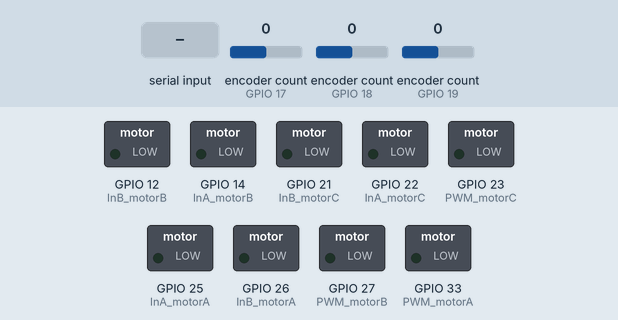
A sketch run on a simulated ESP32. On the bench: switched loads named in the sketch (green lamp = pin HIGH). Inputs (shaded band) come from the test bench; at power-on: encoder count (sensors on GPIO 17, GPIO 18, GPIO 19) 0. What the sketch prints to the serial monitor is not drawn.

Above: at 1.8 s.
1.9 s: "90,45,200\n" received over Serial
At 2.05 s:
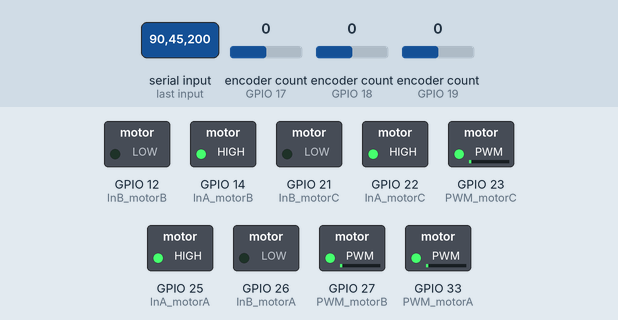
At 3.55 s:
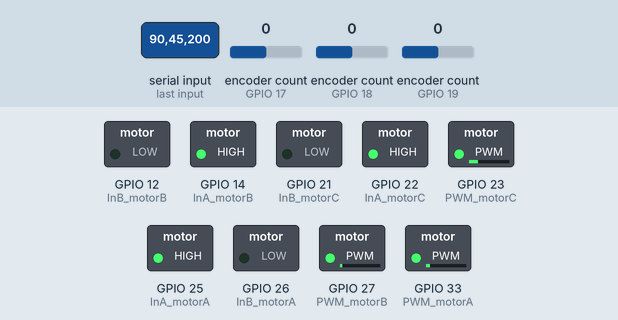
4.9 s: "30,150,10\n" received over Serial
At 7.52 s:
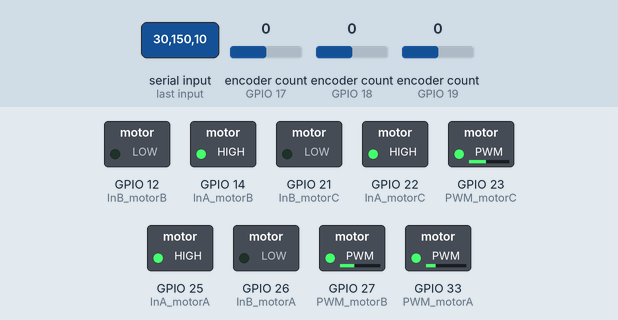
7.9 s: "5\n" received over Serial
At 9.45 s:
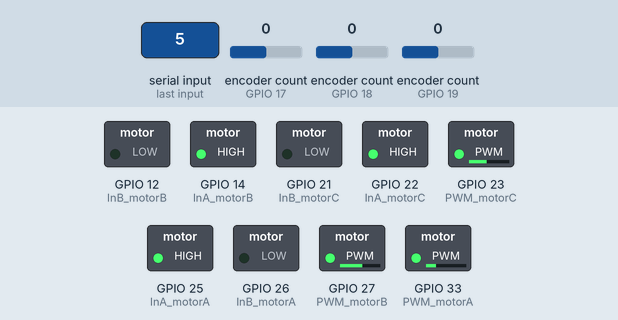
10.9 s: encoder count (sensor on GPIO 17) set to 1
13.9 s: "200\n" received over Serial
16.9 s: "30,150\n" received over Serial
Timing chart, 0 to 22.8 s (numbered marks = the images above; inputs shaded):
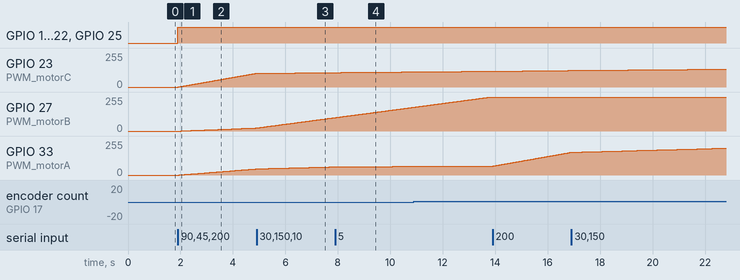

The sketch:

esp32.ino
```cpp
/*
  Omni-carver

  Motor's driver board: Smile Robotics EVO24X50
*/

#include <ESP32Encoder.h>
#include "pid.h"
#include "joints_state.h"

//motorA
const int outputA_A = 16;
const int outputB_A = 17;

const int InA_motorA = 25;
const int InB_motorA = 26;
const int PWM_motorA = 33;
//motorB
const int outputA_B = 15;
const int outputB_B = 19;

const int InA_motorB = 14;
const int InB_motorB = 12;
const int PWM_motorB = 27;
//motorC
const int outputA_C = 5;
const int outputB_C = 18;

const int InA_motorC = 22;
const int InB_motorC = 21;
const int PWM_motorC = 23;

// Encoder
#define cnt_per_rev 14000
ESP32Encoder encoderA;
ESP32Encoder encoderB;
ESP32Encoder encoderC;

// PID velocity control
PID pid_motorA;
PID pid_motorB;
PID pid_motorC;
int motorA_setpoint = 0;
int motorB_setpoint = 0;
int motorC_setpoint = 0;

// Control loop
uint64_t last_time = 0;
enum {
  OLD = 0,
  NEW = 1
};
#define rate 100  // Hz
float uA;         // Control law motor A
float uB;         // Control law motor B
float uC;         // Control law motor C

// Joints state
joints_state encoderA_;
joints_state encoderB_;
joints_state encoderC_;

void motor(float u, char motor) {

  float pwmMotor = (u / 24.0) * 255.0;
  uint8_t mA;
  uint8_t mB;
  uint8_t pwm;

  if (motor == 'A') {
    mA = InA_motorA;
    mB = InB_motorA;
    pwm = PWM_motorA;
  }
  if (motor == 'B') {
    mA = InA_motorB;
    mB = InB_motorB;
    pwm = PWM_motorB;
  }
  if (motor == 'C') {
    mA = InA_motorC;
    mB = InB_motorC;
    pwm = PWM_motorC;
  }

  if (pwmMotor < 0) {
    digitalWrite(mA, LOW);
    digitalWrite(mB, HIGH);
    analogWrite(pwm, abs(pwmMotor));
  } else if (pwmMotor > 0) {
    digitalWrite(mA, HIGH);
    digitalWrite(mB, LOW);
    analogWrite(pwm, pwmMotor);
  } else {
    digitalWrite(mA, LOW);
    digitalWrite(mB, LOW);
    analogWrite(pwm, 0);
  }
}

#define MAX_DATA_LEN 50  // Maximum length of the received data
#define ARRAY_SIZE 3     // Size of the array to store the data
char receivedData[50];   // Buffer to store received data
float setpointArray[3] = {0.0, 0.0, 0.0};  // Array to store parsed data

void setup() {
  Serial.begin(115200);

  ESP32Encoder::useInternalWeakPullResistors = puType::up;
  encoderA.attachFullQuad(outputB_A, outputA_A);  // current use
  encoderB.attachFullQuad(outputB_B, outputA_B);  // no input
  encoderC.attachFullQuad(outputB_C, outputA_C);  // no input
  delay(100);

  // PID velocity control
  PID_init(&pid_motorA, 0.055, 0.05, 0);  // 0.015, 0.005, 0
  PID_init(&pid_motorB, 0.055, 0.05, 0);  // 0.009, 0.006, 0
  PID_init(&pid_motorC, 0.055, 0.05, 0);  // 0.015, 0.005, 0
  // Joints state
  js_init(&encoderA_, cnt_per_rev, rate);
  js_init(&encoderB_, cnt_per_rev, rate);
  js_init(&encoderC_, cnt_per_rev, rate);

  //motorA
  pinMode(outputA_A, INPUT_PULLUP);
  pinMode(outputB_A, INPUT_PULLUP);

  pinMode(InA_motorA, OUTPUT);
  pinMode(InB_motorA, OUTPUT);
  pinMode(PWM_motorA, OUTPUT);

  //motorB
  pinMode(outputA_B, INPUT_PULLUP);
  pinMode(outputB_B, INPUT_PULLUP);

  pinMode(InA_motorB, OUTPUT);
  pinMode(InB_motorB, OUTPUT);
  pinMode(PWM_motorB, OUTPUT);

  //motorC
  pinMode(outputA_C, INPUT_PULLUP);
  pinMode(outputB_C, INPUT_PULLUP);

  pinMode(InA_motorC, OUTPUT);
  pinMode(InB_motorC, OUTPUT);
  pinMode(PWM_motorC, OUTPUT);
  delay(500);

  // setpointArray[0] = 3.0;
  // setpointArray[1] = 3.0;
  // setpointArray[2] = 3.0;
}
void loop() {
  // Serial.println(millis() - last_time);
  if (Serial.available() > 0) {
    int bytesRead = Serial.readBytesUntil('\n', receivedData, MAX_DATA_LEN);
    receivedData[bytesRead] = '\0';  // Null-terminate the string
    int count = 0;
    char *ptr = strtok(receivedData, ",");
    while (ptr != NULL && count < ARRAY_SIZE) {
      // Serial.println(ptr);
      setpointArray[count] = atoi(ptr) / 1000.0;  // Convert string to integer and store in the array
      // Serial.println(setpointArray[count]);
      ptr = strtok(NULL, ",");
      count++;
    }
    // for(int i = 0; i < 3; i++){
    //   Serial.printf("%.4f \n", setpointArray[i]);
    // }
    // Serial.println();
  }
  if (millis() - last_time >= 10) {
    last_time = millis();
    encoderA_.diffcnt = encoderA.getCount();
    encoderA.clearCount();

    encoderB_.diffcnt = encoderB.getCount();
    encoderB.clearCount();

    encoderC_.diffcnt = encoderC.getCount();
    encoderC.clearCount();

    update_joints_state(&encoderA_);
    update_joints_state(&encoderB_);
    update_joints_state(&encoderC_);

    int16_t values[3] = { int16_t(encoderA_.radps * 1000), int16_t(encoderB_.radps * 1000), int16_t(encoderC_.radps * 1000) };
    Serial.write((uint8_t *)values, sizeof(values));

    float error_A = setpointArray[0] - encoderA_.radps;
    float error_B = setpointArray[1] - encoderB_.radps;
    float error_C = setpointArray[2] - encoderC_.radps;
    uA = Update_pid(&pid_motorA, error_A, 24.0, 24.0);
    uB = Update_pid(&pid_motorB, error_B, 24.0, 24.0);
    uC = Update_pid(&pid_motorC, error_C, 24.0, 24.0);

    motor(uA, 'A');
    motor(uB, 'B');
    motor(uC, 'C');

    // Serial.print(encoderA_.radps);
    // Serial.print(", ");
    // Serial.print(encoderB_.radps);
    // Serial.print(", ");
    // Serial.println(encoderC_.radps);
    // Serial.print(", ");
    // Serial.print(uA);
    // Serial.print(", ");
    // Serial.print(uB);
    // Serial.print(", ");
    // Serial.println(uC);

    // Serial.println(millis() - last_time);
    // Serial.print(digitalRead(outputA_C));
    // Serial.print(", ");
    // Serial.println(digitalRead(outputB_C));
  }
}
```

joints_state.cpp
```cpp
#include "joints_state.h"

void js_init(joints_state *js, int cnt_per_rev, int rate){
  js -> cntprev = cnt_per_rev;
  js -> rate = rate;
  js -> diffcnt = 0;
  // js -> total_cnt = 0;
  // js -> rad = 0.0;
  js -> radps = 0.0;
}

void update_joints_state(joints_state* js){
  // Calculate position
  // js -> total_cnt += js -> diffcnt;
  // js -> rad = js -> total_cnt * 2 * PI / js -> cntprev;

  // Calculate velocity
  int64_t cntps = js -> diffcnt * js -> rate;
  js -> radps = cntps * 2 * PI / js -> cntprev;
}
```

joints_state.h
```cpp
/*
 * joints_state.h
 *
 *  Created on: Apr 26, 2024
 *      Author: naker
 */

 #ifndef JOINTS_STATE_H
 #define JOINTS_STATE_H

 #define PI 3.14159
 #include <cstdint>

 //INTEGRAL TERM IS USE BACKWARD EULER RULE
 typedef struct{
  int cntprev;    // Count per revolutions of encoder
  int rate;       // Controller loop rate (Hz)
  int diffcnt;     // Diff counter values
  // int64_t total_cnt;  // Total counter values
  // float rad;      // Current position in rads
  float radps;    // Current velocity in rads / secs
 } joints_state;

  void js_init(joints_state* js, int cnt_per_rev, int rate);
  void update_joints_state(joints_state* js);

  #endif /* JOINTS_STATE_H */
```

pid.cpp
```cpp
/*
 * pid.c
 *
 *  Created on: Apr 26, 2024
 *      Author: naker
 */
#include "pid.h"

void PID_init(PID* pid, float _kp,  float _ki, float _kd){
	pid -> kp = _kp;
	pid -> ki = _ki;
	pid -> kd = _kd;
	pid -> y_n = 0.0;
	pid -> y_n_1 = 0.0;
	pid -> e_n = 0.0;
	pid -> e_n_1 = 0.0;
	pid -> e_n_2 = 0.0;
}
double Update_pid(PID *pid, double error, float pid_sat, float plant_sat) {

	float e_n = error; // error[n]

  // if(e_n >= 0.01 && e_n <= 0.01){
  //   pid -> y_n = 0;
  // }

	if(!(((pid -> y_n >= pid_sat) && e_n > 0) || ((pid -> y_n <= -(pid_sat)) && e_n < 0 ))){
		pid -> y_n += ((pid -> kp + pid -> kp + pid -> kp) * e_n)
						- ((pid -> kp + (2 * pid -> kp)) * pid -> e_n_1)
						+ (pid -> kp * pid -> e_n_2);
	}

	if(pid -> y_n >= pid_sat){
		pid -> y_n = pid_sat;

	}else if(pid -> y_n < -pid_sat){
		pid -> y_n = -pid_sat;
	}

	pid -> e_n_2 = pid -> e_n_1;
	pid -> e_n_1 = pid -> e_n;
	pid -> y_n_1 = pid -> y_n;

	return pid -> y_n;
}
void Reset_pid(PID* pid){
	pid -> y_n = 0.0;
	pid -> y_n_1 = 0.0;
	pid -> e_n = 0.0;
	pid -> e_n_1 = 0.0;
	pid -> e_n_2 = 0.0;
}
```

pid.h
```cpp
/*
 * pid.h
 *
 *  Created on: Apr 26, 2024
 *      Author: naker
 */

 #ifndef PID_H
 #define PID_H

 //INTEGRAL TERM IS USE BACKWARD EULER RULE
 typedef struct{
     float kp; //P GAIN FOR PID
     float ki; //I GAIN FOR PID
     float kd; //D GAIN FOR PID
     double y_n; //Initial output
     double y_n_1;
     double e_n; //Initial error
     double e_n_1;
     double e_n_2;

 } PID;

 void PID_init(PID* pid, float _kp,  float _ki, float _kd);
 double Update_pid(PID *pid, double error, float pid_sat, float plant_sat);
 void Reset_pid(PID* pid);
 #endif /* PID_H */
```

Measured:
- after the input at 1.9 s, GPIO 14 (InA_motorB), GPIO 22 (InA_motorC): LOW → HIGH at once
